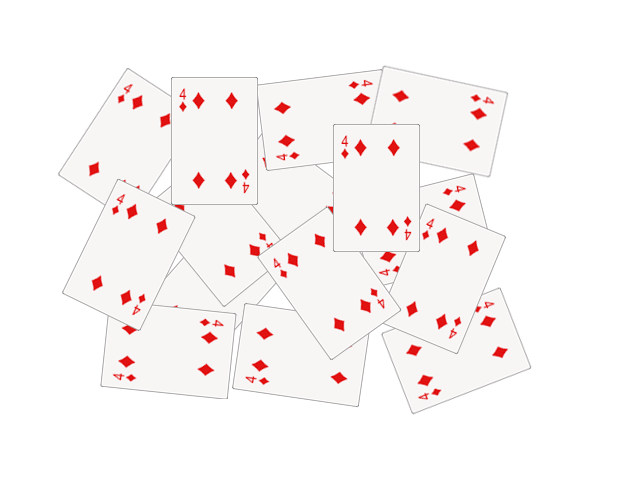
#> input picture seminars/seminar_10/data/cards.png, 640 x 480 px
$ jupyter execute Seminar_10.ipynb   (shell and % lines are left out)   (older library calls are emulated)
#> lines starting #> are read from the running program, lines starting #| are printed output that depends on the picture; after the words box and inside, x2 and y2 are one past the last pixel; in counts of white or black regions, pixels touching at a corner belong together
<center>

# [Компьютерное зрение](http://rairi.ru/wiki/index.php/%D0%9A%D0%BE%D0%BC%D0%BF%D1%8C%D1%8E%D1%82%D0%B5%D1%80%D0%BD%D0%BE%D0%B5_%D0%B7%D1%80%D0%B5%D0%BD%D0%B8%D0%B5)

## <center> Семинар 10 - Классические алгоритмы сегментации изображения и обнаружения объектов

<a target="_blank" href="https://colab.research.google.com/github/alexmelekhin/cv_course_2023/blob/main/seminars/seminar_10/Seminar_10.ipynb">

</a>

***

[cell 1]
import random as rng

import cv2
import numpy as np
import matplotlib.pyplot as plt


rng.seed(12345)

# Image Segmentation with Distance Transform and Watershed Algorithm

Источник - https://docs.opencv.org/3.4/d2/dbd/tutorial_distance_transform.html

[cell 2]
img_src = cv2.cvtColor(cv2.imread("data/cards.png"), cv2.COLOR_BGR2RGB)
plt.imshow(img_src)

[cell 3]
# Change the background from white to black, since that will help later to extract
# better results during the use of Distance Transform
img = img_src.copy()
img[np.all(img == 255, axis=2)] = 0

plt.imshow(img)

[cell 4]
# Create a kernel that we will use to sharpen our image
# an approximation of second derivative, a quite strong kernel
kernel = np.array([[1, 1, 1], [1, -8, 1], [1, 1, 1]], dtype=np.float32)
# do the laplacian filtering as it is
# well, we need to convert everything in something more deeper then CV_8U
# because the kernel has some negative values,
# and we can expect in general to have a Laplacian image with negative values
# BUT a 8bits unsigned int (the one we are working with) can contain values from 0 to 255
# so the possible negative number will be truncated
imgLaplacian = cv2.filter2D(img, cv2.CV_32F, kernel)
sharp = np.float32(img)
imgResult = sharp - imgLaplacian
# convert back to 8bits gray scale
imgResult = np.clip(imgResult, 0, 255)
imgResult = imgResult.astype('uint8')
imgLaplacian = np.clip(imgLaplacian, 0, 255)
imgLaplacian = np.uint8(imgLaplacian)
plt.figure(figsize=(10, 5))
plt.subplot(121)
plt.imshow(imgLaplacian)
plt.subplot(122)
plt.imshow(imgResult)

### Бинаризация изображения

[cell 5]
# Create binary image from source image
bw = cv2.cvtColor(imgResult, cv2.COLOR_BGR2GRAY)
_, bw = cv2.threshold(bw, 40, 255, cv2.THRESH_BINARY | cv2.THRESH_OTSU)
#> bw: shape (480, 640); 38.9% white; 10 white regions (9 under 20 px), largest, box (x1, y1, x2, y2) and area: (57, 64, 532, 415) 119477
plt.imshow(bw, cmap="Greys_r")

### Distance transform

[cell 6]
# Perform the distance transform algorithm
dist = cv2.distanceTransform(bw, cv2.DIST_L2, 3)
# Normalize the distance image for range = {0.0, 1.0}
# so we can visualize and threshold it
cv2.normalize(dist, dist, 0, 1.0, cv2.NORM_MINMAX)
plt.imshow(dist, cmap="Greys_r")

[cell 7]
# Threshold to obtain the peaks
# This will be the markers for the foreground objects
_, dist = cv2.threshold(dist, 0.4, 1.0, cv2.THRESH_BINARY)
#> dist: shape (480, 640) float32; values 0 (black) and 1 (white), 7.1% white; 15 white regions (1 under 20 px), largest, box (x1, y1, x2, y2) and area: (94, 228, 165, 280) 2212, (348, 159, 405, 216) 2186, (187, 112, 243, 169) 2179
# Dilate a bit the dist image
kernel1 = np.ones((3,3), dtype=np.uint8)
dist = cv2.dilate(dist, kernel1)
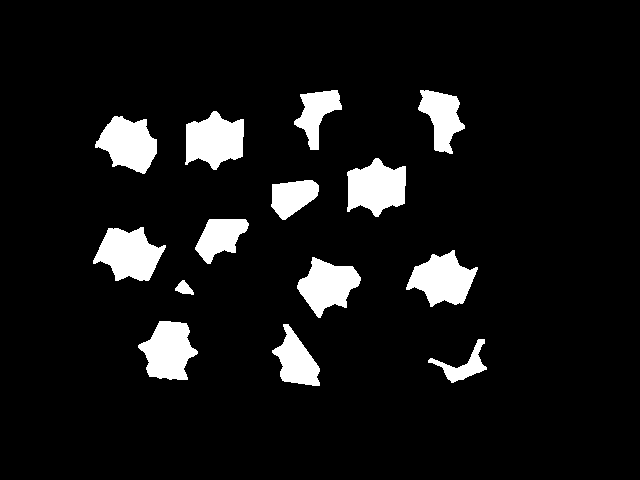
#> dist: shape (480, 640) float32; values 0 (black) and 1 (white), 8.2% white; 14 white regions, largest, box (x1, y1, x2, y2) and area: (93, 227, 166, 281) 2498, (347, 158, 406, 217) 2450, (185, 111, 244, 170) 2442
plt.imshow(dist, cmap="Greys_r")

[cell 8]
# Create the CV_8U version of the distance image
# It is needed for findContours()
dist_8u = dist.astype('uint8')
#> dist_8u: shape (480, 640); values 0 (black) and 1 (white), 8.2% white; 14 white regions
# Find total markers
contours, _ = cv2.findContours(dist_8u, cv2.RETR_EXTERNAL, cv2.CHAIN_APPROX_SIMPLE)
#> contours = 14 contours; largest, box (x1, y1, x2, y2) and area: (93, 227, 166, 281) 2396, (347, 158, 406, 217) 2348, (185, 111, 244, 170) 2340, (406, 250, 478, 307) 2280, (138, 321, 198, 380) 2240
# Create the marker image for the watershed algorithm
markers = np.zeros(dist.shape, dtype=np.int32)
# Draw the foreground markers
for i in range(len(contours)):
    cv2.drawContours(markers, contours, i, (i+1), -1)
#> this loop made 14 passes
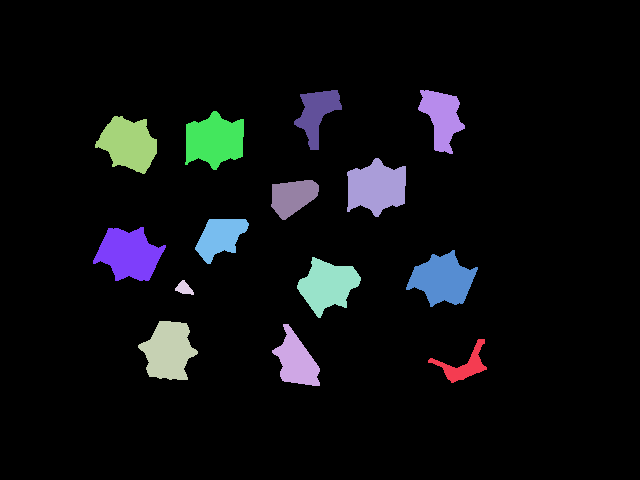
#> markers: shape (480, 640) int32; 15 distinct labels, from 0 to 14; one colour per label, 0 black
# Draw the background marker
cv2.circle(markers, (5,5), 3, (255,255,255), -1)
#> markers: shape (480, 640) int32; 16 distinct labels, from 0 to 255
markers_8u = (markers * 10).astype('uint8')
plt.imshow(markers_8u, cmap="Greys_r")

### Алгоритм Watershed

[cell 9]
# Perform the watershed algorithm
cv2.watershed(imgResult, markers)
#mark = np.zeros(markers.shape, dtype=np.uint8)
mark = markers.astype('uint8')
mark = cv2.bitwise_not(mark)
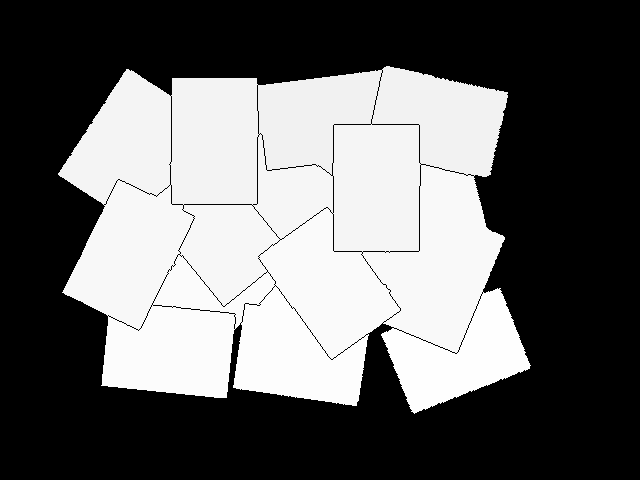
#> mark: shape (480, 640); min 0, max 254, mean 101.2
# uncomment this if you want to see how the mark
# image looks like at that point
# plt.imshow(mark)
# Generate random colors
colors = []
for contour in contours:
    colors.append((rng.randint(0,256), rng.randint(0,256), rng.randint(0,256)))
#> after the loop, colors = [(213, 5, 152), (188, 99, 138), (223, 82, 191), (63, 221, 133), (89, 95, 181), (46, 211, 85), (75, 105, 39), (97, 174, 164), (12, 234, 173), (13, 212, 1), (3, 83, 91), (146, 50, 212), (54, 93, 192), (119, 168, 20)]
# Create the result image
dst = np.zeros((markers.shape[0], markers.shape[1], 3), dtype=np.uint8)
# Fill labeled objects with random colors
for i in range(markers.shape[0]):
    for j in range(markers.shape[1]):
        index = markers[i,j]
        if index > 0 and index <= len(contours):
            dst[i,j,:] = colors[index-1]
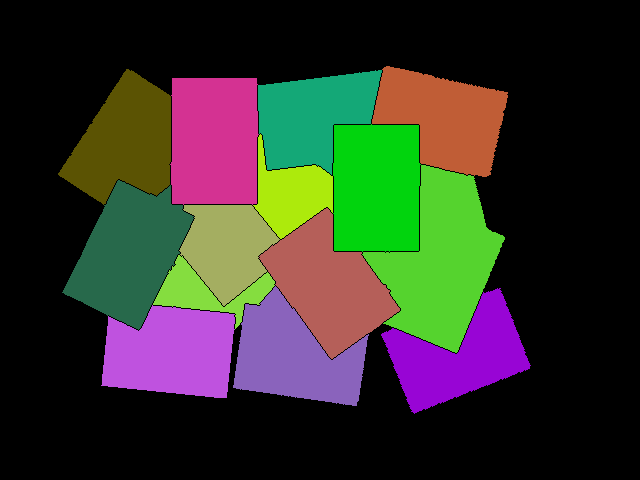
#> dst: shape (480, 640, 3); mean of channels 0, 1, 2 40.2, 50.5, 49.8; drawn as B, G, R
# Visualize the final image
plt.imshow(dst)

[cell 10]
blended = cv2.addWeighted(img_src, 0.5, dst, 0.5, 0.0)
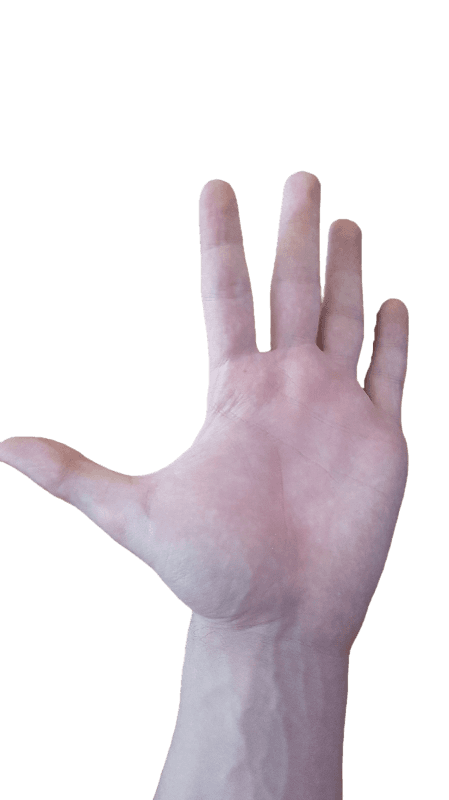
#> input picture seminars/seminar_10/data/hand.png, 449 x 800 px
plt.imshow(blended)

# Задание: подсчет количества пальцев

Вам предлагается реализовать алгоритм, подсчитывающий количество пальцев.

Один из возможных вариантов решения:
- Получить бинаризованное изображение и найти контур руки;
- Построить выпуклый контур функцией `cv2.convexHull` - https://docs.opencv.org/3.4/d7/d1d/tutorial_hull.html
- Найти дефекты выпуклости контура функцией [`cv2.convexityDefects`](https://docs.opencv.org/3.4/d3/dc0/group__imgproc__shape.html#gada4437098113fd8683c932e0567f47ba)
- После некоторой фильтрации дефектов, их число будет напрямую коррелировать с числом пальцев.

**Требования:**
1. Продемонстрируйте работоспособность алгоритма на любом числе пальцев (от 0 до 5).
2. Используйте фото своей руки для демонстрации (предложенное фото лишь для отладки).

[cell 11]
def count_fingers(img: np.ndarray) -> int:
    """
    credit:https://medium.com/analytics-vidhya/hand-detection-and-finger-counting-using-opencv-python-5b594704eb08
    """
    original_image = img.copy()

    img[np.all(img == 255, axis=-1)] = 0
#> img: shape (800, 449, 3)

    # Create a kernel that we will use to sharpen our image
    # an approximation of second derivative, a quite strong kernel
    kernel = np.array([[1, 1, 1], [1, -8, 1], [1, 1, 1]], dtype=np.float32)
    # do the laplacian filtering as it is
    # well, we need to convert everything in something more deeper then CV_8U
    # because the kernel has some negative values,
    # and we can expect in general to have a Laplacian image with negative values
    # BUT a 8bits unsigned int (the one we are working with) can contain values from 0 to 255
    # so the possible negative number will be truncated
    imgLaplacian = cv2.filter2D(img, cv2.CV_32F, kernel)
#> imgLaplacian: shape (800, 449, 3) float32
    sharp = np.float32(img)
#> sharp: shape (800, 449, 3) float32
    imgResult = sharp - imgLaplacian
#> imgResult: shape (800, 449, 3) float32
    # convert back to 8bits gray scale
    imgResult = np.clip(imgResult, 0, 255)
    imgResult = imgResult.astype('uint8')
    imgLaplacian = np.clip(imgLaplacian, 0, 255)
    imgLaplacian = np.uint8(imgLaplacian)

    bw = cv2.cvtColor(imgResult, cv2.COLOR_BGR2GRAY)
#> bw: shape (800, 449)
    _, bw = cv2.threshold(bw, 40, 255, cv2.THRESH_BINARY | cv2.THRESH_OTSU)
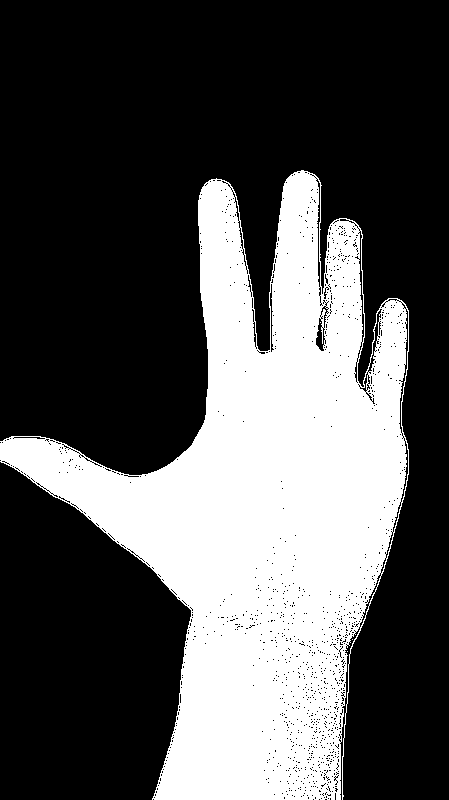
#> bw: shape (800, 449); 32.8% white; 4 white regions (3 under 20 px)
    contours, hierarchy = cv2.findContours(bw, cv2.RETR_TREE, cv2.CHAIN_APPROX_SIMPLE)
#> contours = 1584 contours, 1552 with area under 20; largest, box (x1, y1, x2, y2) and area: (0, 170, 409, 800) 120232, (398, 308, 409, 434) 295, (358, 230, 365, 343) 267, (315, 178, 321, 288) 256, (367, 308, 383, 373) 212
    contours = max(contours, key=lambda x: cv2.contourArea(x))
#> contours = contour of 905 points, box (x1, y1, x2, y2) (0, 170, 409, 800), area 120232
    hull = cv2.convexHull(contours, returnPoints=False)
#> hull = 23 values, max 904 at index 0, min 0 at index 22, mean 548.1

    defects = cv2.convexityDefects(contours, hull)
#> defects = 20 rows, first 6: [0, 111, 47, 45317], [111, 113, 112, 201], [113, 115, 114, 114], [115, 117, 116, 142], [118, 279, 177, 38975], [279, 284, 280, 256]

    cv2.drawContours(original_image, [contours], -1, (255,0, 0), 4)
    hull = cv2.convexHull(contours)
#> hull = contour of 23 points, box (x1, y1, x2, y2) (0, 170, 409, 800), area 184678

    cv2.drawContours(original_image, [hull], -1, (0, 255, 255), 2)

    if defects is not None:
        cnt = 0
        for i in range(defects.shape[0]):  # calculate the angle
            s, e, f, d = defects[i][0]
            start = tuple(contours[s][0])
            end = tuple(contours[e][0])
            far = tuple(contours[f][0])
            a = np.sqrt((end[0] - start[0]) ** 2 + (end[1] - start[1]) ** 2)
            b = np.sqrt((far[0] - start[0]) ** 2 + (far[1] - start[1]) ** 2)
            c = np.sqrt((end[0] - far[0]) ** 2 + (end[1] - far[1]) ** 2)
            angle = np.arccos((b ** 2 + c ** 2 - a ** 2) / (2 * b * c))  #      cosine theorem
            if angle <= np.pi / 2:  # angle less than 90 degree, treat as fingers
                cnt += 1
                cv2.circle(img, far, 4, [0, 0, 255], -1)
#> this loop made 20 passes
#> (s, e, f, d, start, end, far, a) on passes 1 to 10: (0, 111, 47, 45317, (301, 170), (216, 178), (267, 351), 85.38), (111, 113, 112, 201, (216, 178), (211, 179), (215, 179), 5.1), (113, 115, 114, 114, (211, 179), (209, 180), (210, 180), 2.24), (115, 117, 116, 142, (209, 180), (206, 182), (207, 182), 3.61), (118, 279, 177, 38975, (204, 184), (0, 441), (192, 444), 328.1), (279, 284, 280, 256, (0, 441), (0, 461), (1, 442), 20), (284, 460, 381, 28950, (0, 461), (152, 799), (191, 610), 370.6), (460, 587, 551, 44288, (152, 799), (342, 799), (359, 626), 190), (587, 589, 588, 162, (342, 799), (343, 796), (342, 797), 3.16), (589, 713, 608, 5742, (343, 796), (404, 496), (350, 649), 306.1)
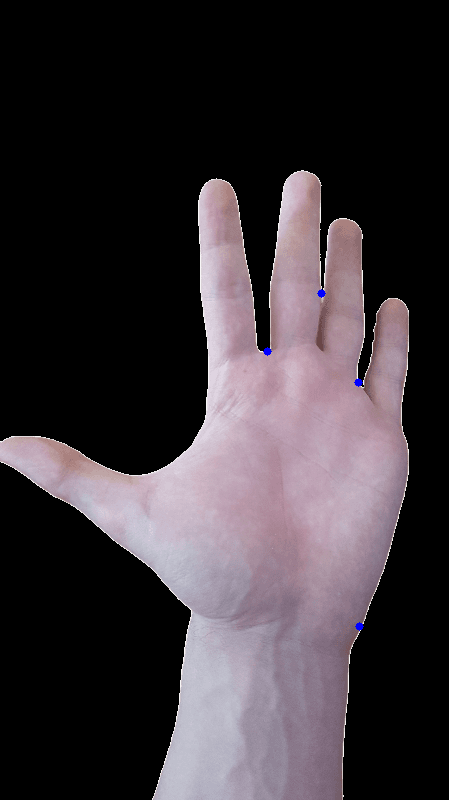
#> img: shape (800, 449, 3); mean R, G, B 59.3, 52.3, 57.3
#> after the loop, cnt = 4
    if cnt:
        cnt = cnt+1
#> cnt = 5


    plt.imshow(original_image)
    plt.title(f"Fingers = {cnt}")
    plt.axis("off")
    plt.show()
    return cnt

[cell 12]
count_fingers(img = cv2.cvtColor(cv2.imread("data/hand.png"), cv2.COLOR_BGR2RGB))
#> Out = 5

[cell 13]
count_fingers(img = cv2.cvtColor(cv2.imread("data/hand33.png"), cv2.COLOR_BGR2RGB))
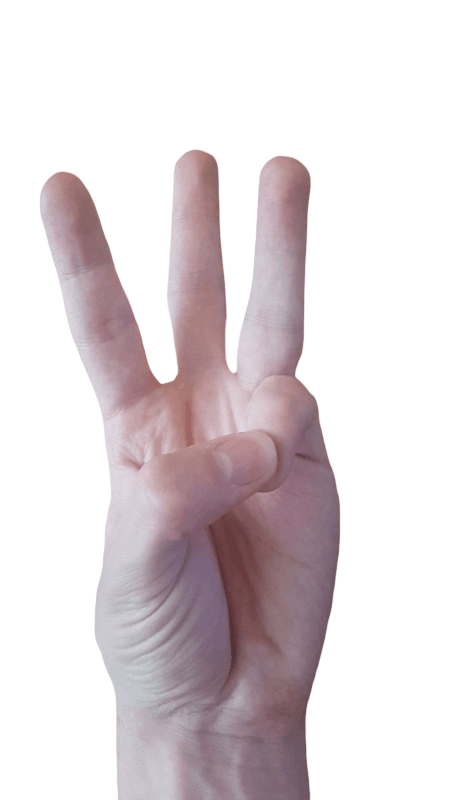
#> input picture seminars/seminar_10/data/hand33.png, 450 x 800 px
#> in count_fingers (call 2), `imgLaplacian = cv2.filter2D(img, cv2.CV_32F, kernel)`:
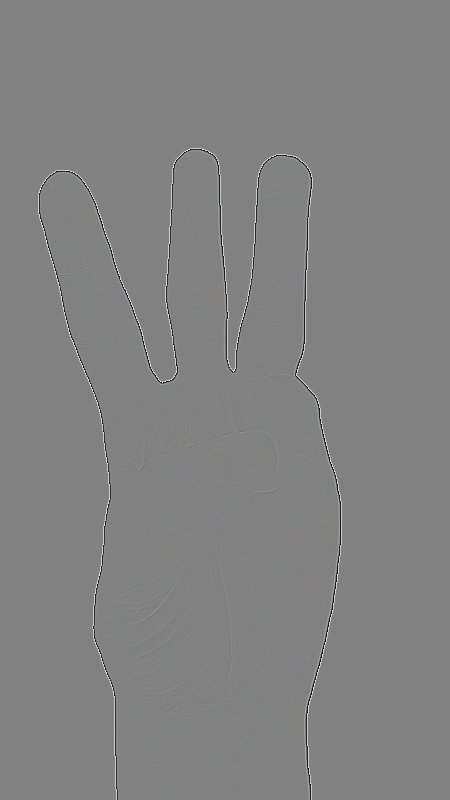
#> imgLaplacian: shape (800, 450, 3) float32; mean R, G, B 0, 0, 0; drawn with min black and max white
#> in count_fingers (call 2), `imgResult = np.clip(imgResult, 0, 255)`:
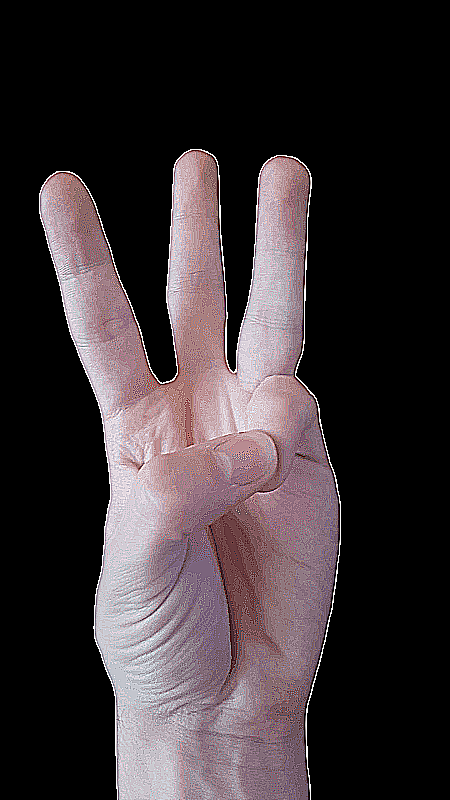
#> imgResult: shape (800, 450, 3) float32; mean R, G, B 58.8, 50.1, 53.2
#> in count_fingers (call 2), `contours, hierarchy = cv2.findContours(bw, cv2.RETR_TREE, cv2.CHAIN_AP..`: contours = 1971 contours, 1943 with area under 20; largest, box (x1, y1, x2, y2) and area: (39, 149, 341, 800) 126290, (206, 512, 260, 676) 3142, (204, 152, 227, 361) 512, (128, 303, 181, 387) 293, (72, 174, 118, 277) 266
#> in count_fingers (call 2), `contours = max(contours, key=lambda x: cv2.contourArea(x))`: contours = contour of 1254 points, box (x1, y1, x2, y2) (39, 149, 341, 800), area 126290
#> in count_fingers (call 2), `hull = cv2.convexHull(contours, returnPoints=False)`: hull = 25 values, max 1253 at index 0, min 0 at index 24, mean 758.8
#> in count_fingers (call 2), `defects = cv2.convexityDefects(contours, hull)`: defects = 20 rows, first 6: [0, 209, 61, 57951], [209, 213, 210, 142], [214, 218, 215, 142], [218, 220, 219, 114], [220, 224, 221, 162], [225, 403, 352, 9316]
#> in count_fingers (call 2), `hull = cv2.convexHull(contours)`: hull = contour of 25 points, box (x1, y1, x2, y2) (39, 149, 341, 800), area 161439
#> the loop in count_fingers (call 2), `for i in range(defects.shape[0]):` made 20 passes
#> (s, e, f, d, start, end, far, a) on passes 1 to 10: (0, 209, 61, 57951, (190, 149), (56, 171), (162, 383), 135.8), (209, 213, 210, 142, (56, 171), (50, 175), (54, 173), 7.21), (214, 218, 215, 142, (46, 179), (42, 185), (46, 180), 7.21), (218, 220, 219, 114, (42, 185), (41, 187), (42, 186), 2.24), (220, 224, 221, 162, (41, 187), (39, 193), (41, 189), 6.32), (225, 403, 352, 9316, (39, 213), (94, 638), (103, 424), 428.5), (403, 449, 444, 3222, (94, 638), (117, 799), (115, 696), 162.6), (449, 964, 777, 164864, (117, 799), (310, 799), (277, 155), 193), (964, 1034, 973, 3628, (310, 799), (337, 573), (306, 713), 227.6), (1034, 1038, 1035, 283, (337, 573), (339, 555), (337, 563), 18.11)
#> after the loop in count_fingers (call 2), `for i in range(defects.shape[0]):`: cnt = 3
#> in count_fingers (call 2), `cnt = cnt+1`: cnt = 4
#> Out = 4
